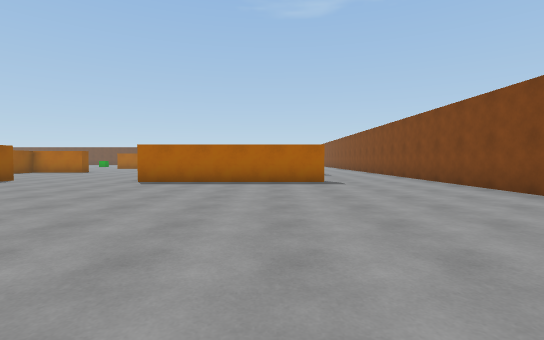
[1] (above)

24 first-person views from a walk through a Unity game level. The camera is 1.2 m above the floor, tilts 2° down and sees 85° across. The floor is counted in squares, 2 m on a side. Each view is taken from the middle of a square. On the plan, view 1 faces up. The plan holds only what a view shows up to about 9 squares ahead; the rest is blank. The place goes on beyond the plan. The player is left out.

[2]
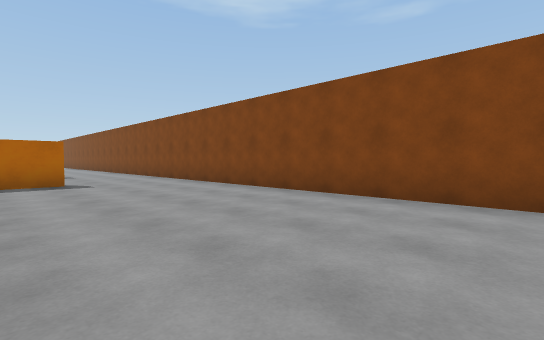

[3]
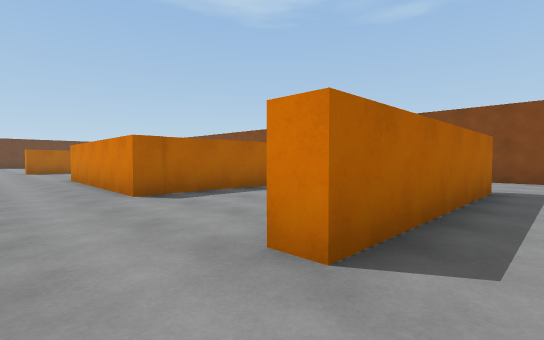

[4]
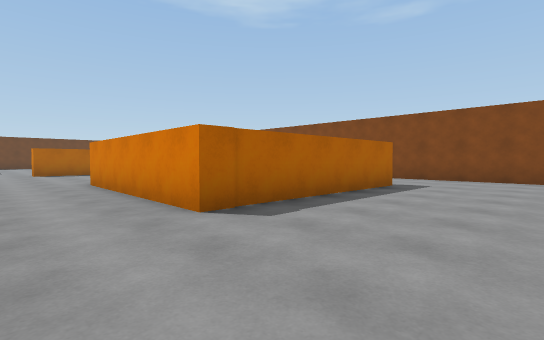

[5]
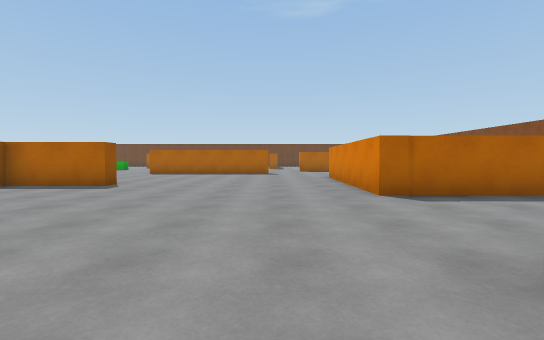

[6]
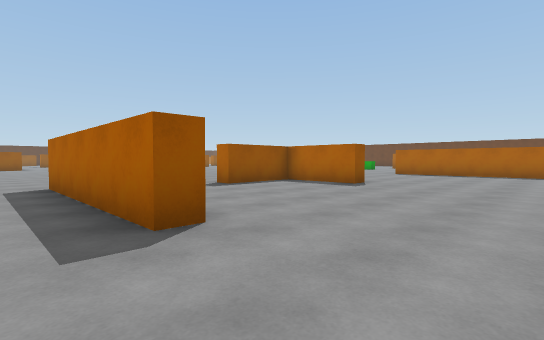

[7]
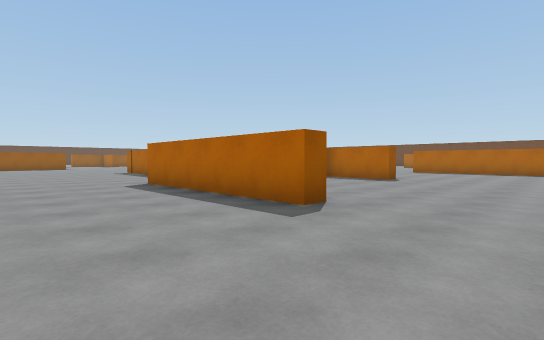

[8]
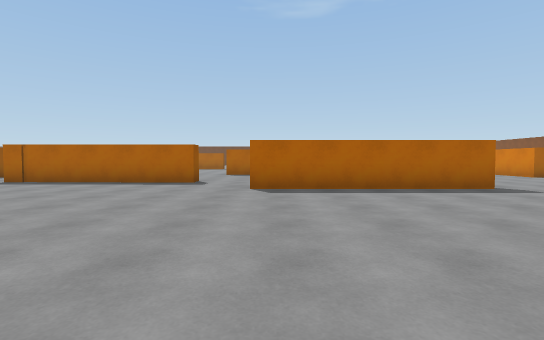

[9]
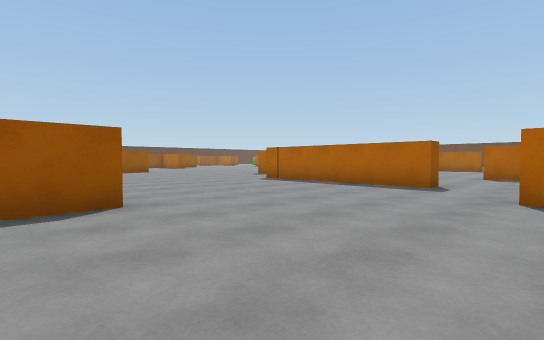

[10]
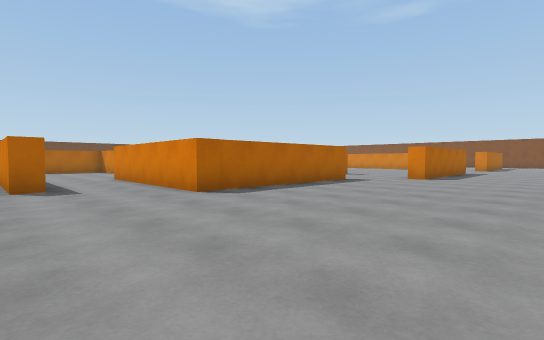

[11]
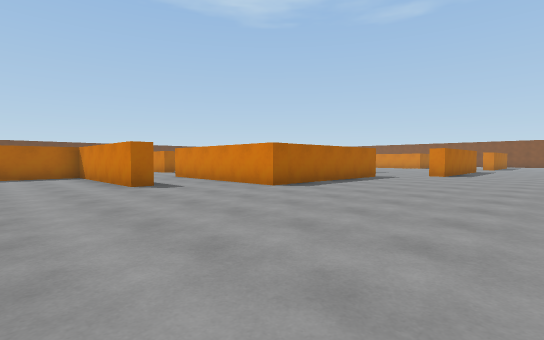

[12]
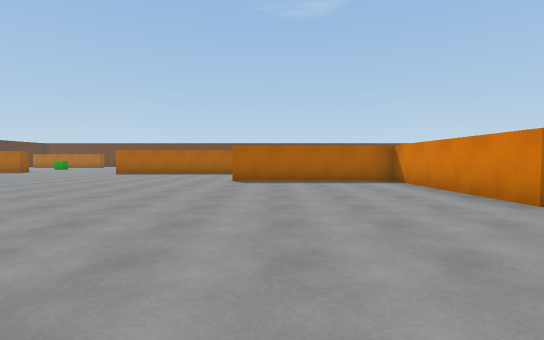

[13]
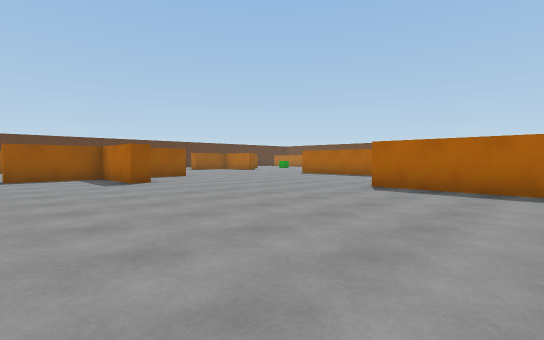

[14]
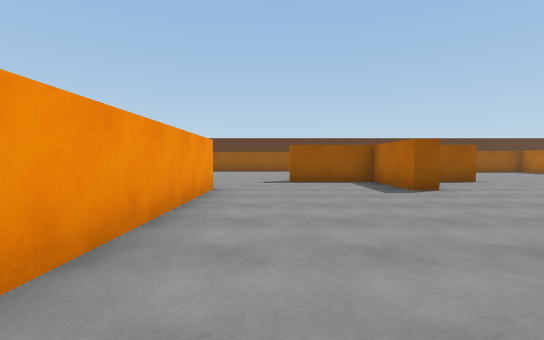

[15]
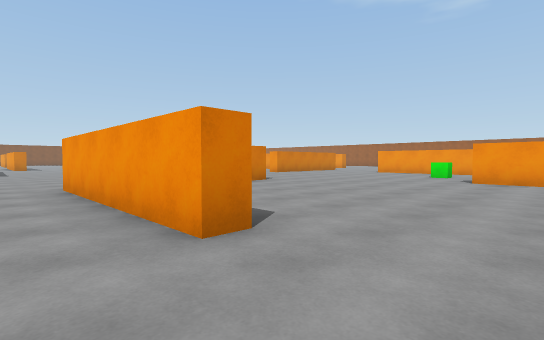

[16]
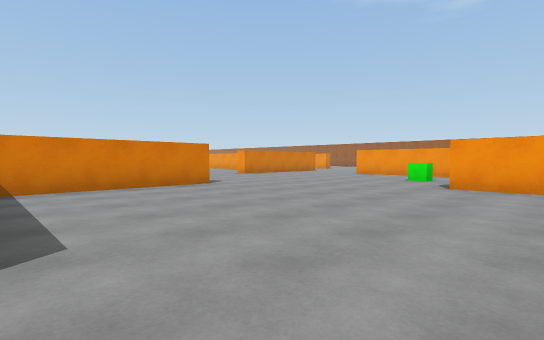

[17]
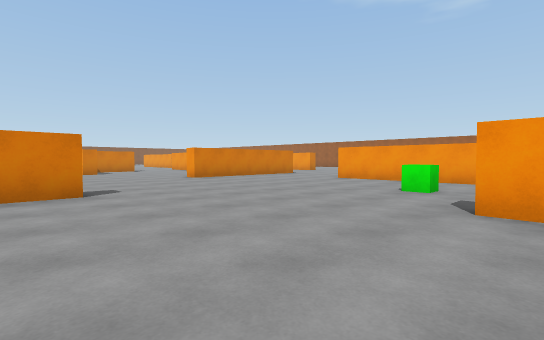

[18]
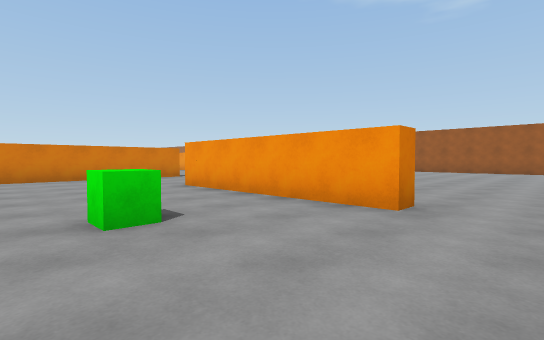

[19]
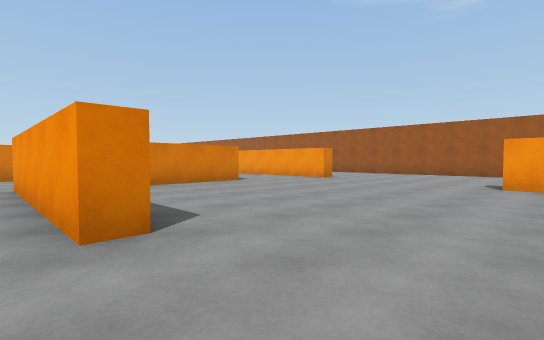

[20]
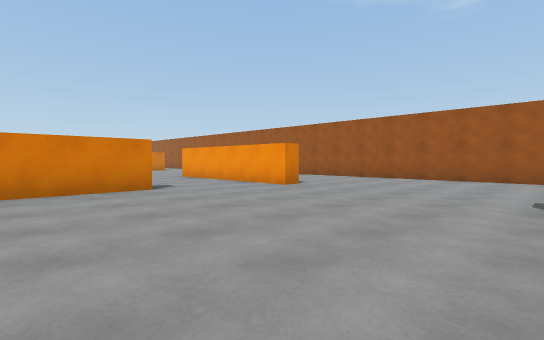

[21]
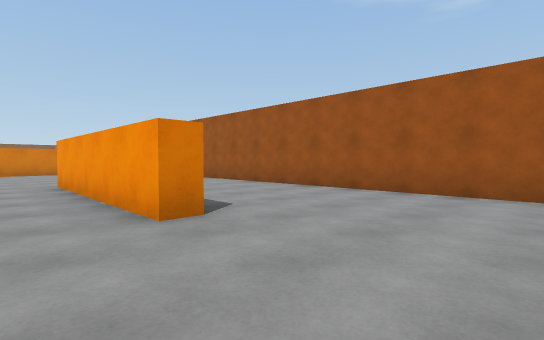

[22]
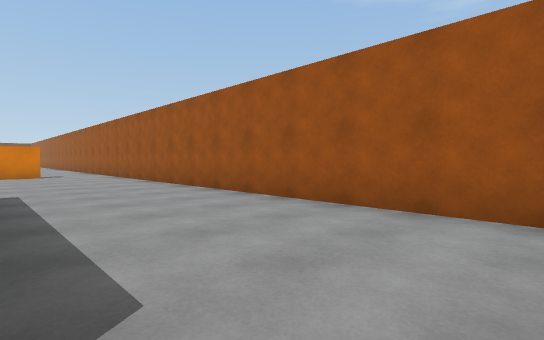

[23]
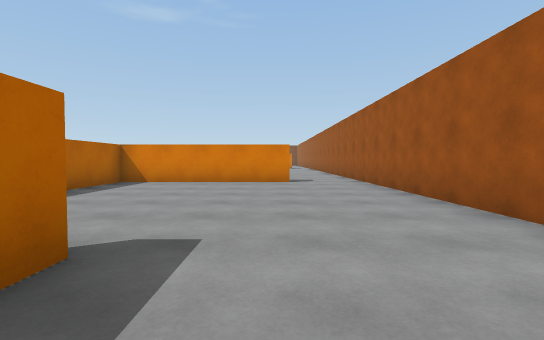

[24]
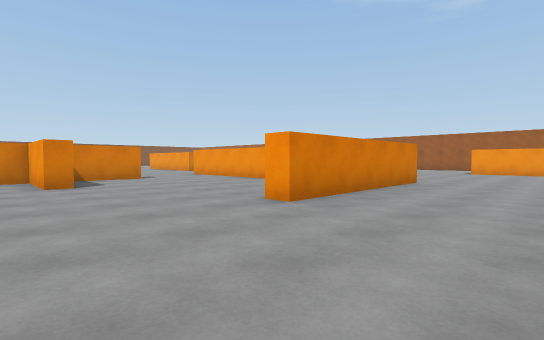

### Floor plan
Points are (right, up) in squares from view 1. A wall is a line through its corners. A room is listed if a view was taken in it or the views show most of it. See-through windows are left out.
Room 1 (views 1, 2, 3, 4, 5, 6, 7, 8, 9, 10, 11, 12, 13, 14, 15, 16, 17, 18, 24)
walls: (-15.9, 4.4) (-15.9, 3.1); (-14, 10.3) (-14.1, 9.8) (-19.1, 9.9) (-19, 14.8); (-18.7, 1.5) (-18.7, 2) (-16.5, 2) (-16.5, 2.6); (-12.9, 13.8) (-13.9, 13.8); (-16.5, -0.2) (-16.5, 1.1); (-7.4, 8.6) (-7.4, 8.1) (-12.5, 8.1); (-21, 12.1) (-21.7, 12.1); (-21.6, 11.8) (-21.6, 16.3) (-26.1, 16.3); (-8.8, 14.2) (-8.8, 13.8) (-11, 13.8) (-11, 11.5) (-11.6, 11.5); (-26.6, 3.8) (-26.6, 7.8); (-23.2, -2.5) (-23.2, -0.2) (-22.6, -0.2); (-2.7, 11.8) (-3.2, 11.8) (-3.1, 17); (-31.1, 8.2) (-31.1, 8.8) (-26, 8.8); (1.5, 8.1) (-3.6, 8.1) (-3.6, 8.5); (-30.7, 13.4) (-30.7, 12.7) (-33, 12.7) (-33, 10.5) (-33.5, 10.5); (1.9, 11.9) (-2.7, 12); (-32.7, 1.2) (-31.2, 1.2); (-31.6, -3.5) (-26.5, -3.5); (-33, 15.6) (-33, 14.5); (4.5, 0.1) (4.5, 12.2)
ways out: opening at (-33, -3.3) to room 2; opening at (-23, -3.3) to room 2; opening at (-33, 16.5); gap at (-3, 17)
objects: green cube (-30, -1)
Room 2 (views 19, 20, 21, 22, 23)
walls: (-17.1, -13.5) (-17.1, -9) (-19.2, -9); (-23.1, -11.8) (-23.8, -11.8); (-23.2, -5.2) (-23.2, -2.5); (-27.1, -8.5) (-27.1, -5.9); (-28.2, -11.9) (-28.2, -11.3) (-23.1, -11.3); (-31.6, -4.1) (-31.6, -3.5); (-32.6, -15.5) (-16, -15.5); (-33.8, -10.3) (-33, -10.3)
ways out: opening at (-33, -3.3) to room 1; opening at (-23, -3.3) to room 1

Where each view was taken, in squares from view 1:
view 1: 0 up, 0 right, facing up
view 2: 0 up, 0 right, facing up-right
view 3: 7 up, 5 left, facing up-right
view 4: 9 up, 5 left, facing up-right
view 5: 7 up, 5 left, facing up
view 6: 7 up, 5 left, facing up-left
view 7: 5 up, 5 left, facing up-left
view 8: 2 up, 12 left, facing up
view 9: 3 up, 12 left, facing up-left
view 10: 5 up, 22 left, facing up-right
view 11: 5 up, 24 left, facing up-right
view 12: 8 up, 25 left, facing up
view 13: 10 up, 23 left, facing up-left
view 14: 10 up, 25 left, facing left
view 15: 10 up, 33 left, facing down-right
view 16: 8 up, 33 left, facing down-right
view 17: 5 up, 32 left, facing down-right
view 18: 0 up, 33 left, facing down-right
view 19: 3 down, 34 left, facing down-right
view 20: 6 down, 33 left, facing down-right
view 21: 10 down, 31 left, facing down-right
view 22: 12 down, 29 left, facing down-right
view 23: 13 down, 25 left, facing right
view 24: 3 up, 26 left, facing down-right
